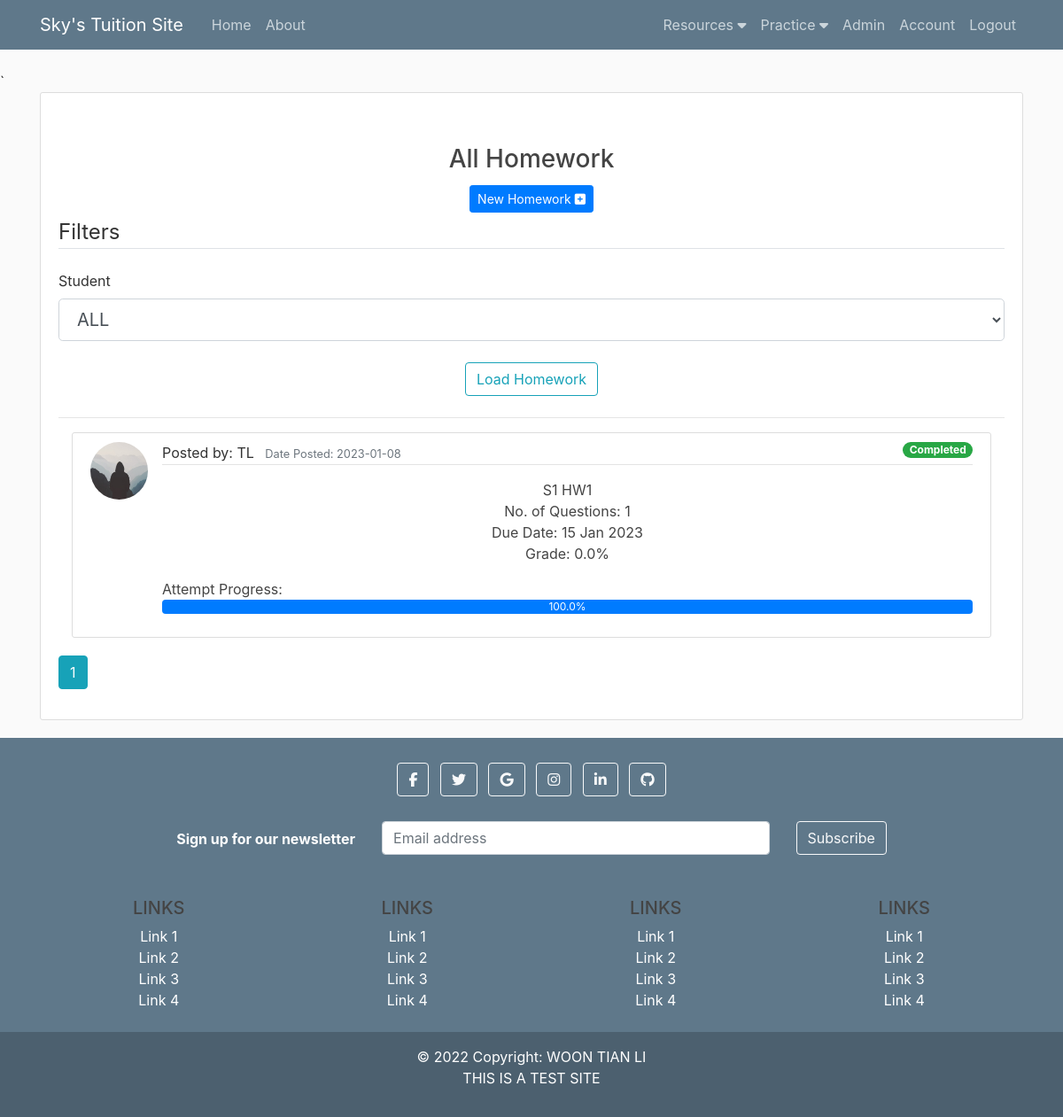
/homework_all/ALL (signed in), run on the app's committed database.
### flaskblog/models.py (models this page shows, shortened)
class Homework(db.Model): #Creating homework table in DB
    id = db.Column(db.Integer, primary_key = True)
    title = db.Column(db.String(100), nullable=False)
    student_id = db.Column(db.Integer, nullable=False)
    deadline = db.Column(db.DateTime, nullable=False, default = datetime.now)
    date_posted = db.Column(db.DateTime, nullable=False, default = datetime.now)
    user_id = db.Column(db.Integer, db.ForeignKey('user.id'), nullable=False) #foreign key links to User table
    questions = db.relationship('Question', backref='hwk', lazy=True)
    workings = db.relationship('Working', backref='hwk', lazy=True)

class User(db.Model, UserMixin): #Creating user table in DB
    id = db.Column(db.Integer, primary_key = True) #ID defined as an integer and to be the primary key)
    username = db.Column(db.String(20), unique=True, nullable=False) #name to be a string, max 20 characters, must be unique, and required, cannot be null
    email = db.Column(db.String(120), unique=True, nullable=False)
    image_file = db.Column(db.String(20), nullable=False, default='default.jpg') #user image defaults to a default.jpg
    password = db.Column(db.String(60), nullable=False)
    account_type = db.Column(db.String(60), nullable=False)
    notes = db.relationship('Note', backref='author', lazy=True)
    homeworks = db.relationship('Homework', backref='author', lazy=True)
    activities = db.relationship('Activity', backref='author', lazy=True)
    topics = db.Column(db.String(1000))
    topics_check = db.Column(db.String(1000))
    description1 = db.Column(db.String(1000))
    date1 = db.Column(db.Date)
    time1 = db.Column(db.Time)
    description2 = db.Column(db.String(1000))
    date2 = db.Column(db.Date)
    time2 = db.Column(db.Time)
    description3 = db.Column(db.String(1000))
    date3 = db.Column(db.Date)
    time3 = db.Column(db.Time)
    description4 = db.Column(db.String(1000))
    date4 = db.Column(db.Date)
    time4 = db.Column(db.Time)
    grade = db.Column(db.String(200))

### flaskblog/homeworks/routes.py (the view)
@homeworks.route("/homework_all/<string:student>", methods=['GET', 'POST'])
@login_required
def homework_all(student="ALL"):
    form = HomeworkFilterForm()
    page = request.args.get('page', 1, type = int)
    if request.method == 'GET' and current_user.account_type == 'Admin':
        users = User.query.filter_by(account_type='User').all()
        users_arr = ['ALL']
        for i in users:
            users_arr.append(i.username)
        form.student.choices = users_arr
        form.student.data = student
        if student == "ALL":
            homeworks = Homework.query.order_by(Homework.date_posted.desc()).paginate(per_page=5, page=page)
        else:
            user = (User.query.filter_by(username=student).first()).id
            homeworks = Homework.query.filter_by(student_id=user).order_by(Homework.date_posted.desc()).paginate(per_page=5, page=page)
    elif request.method == 'GET' and current_user.account_type == 'User':
        homeworks = Homework.query.filter_by(student_id=current_user.id).order_by(Homework.date_posted.desc()).paginate(per_page=5, page=page)
    if request.method == 'POST' and current_user.account_type == 'Admin':
        return redirect(url_for('homeworks.homework_all', student=form.student.data))
    id_arr = []
    for i in homeworks.items:
        id_arr.append(i.id)
    pt_arr = []
    question_count_arr = []
    attempt_percentage_arr = []
    correct_percentage_arr = []
    for i in id_arr:
        question_count_arr.append(Question.query.filter_by(homework_id=i).count())
        pt_arr.append(Working.query.filter_by(homework_id=i, point=0).count())
        if Question.query.filter_by(homework_id=i).count() != 0:
            attempt_percentage_arr.append(round((Working.query.filter_by(homework_id=i).count()/Question.query.filter_by(homework_id=i).count())*100,2))
            total_parts = 0
            wrong_parts = 0
            for j in Question.query.filter_by(homework_id=i).all():
                temp = 0
                for k in j.qn_answer.split(';'):
                    if k != "":
                        total_parts += 1
                        temp += 1
                try:
                    (Working.query.filter_by(question_id=j.id).first()).point
                except:
                    wrong_parts += temp
            for j in Working.query.filter_by(homework_id=i).all():
                wrong_parts += j.point
            correct_percentage_arr.append(round(((total_parts-wrong_parts)/total_parts)*100,2))
        else:
            attempt_percentage_arr.append(0)
            correct_percentage_arr.append(0)
    df = pd.DataFrame({'id': id_arr, 'pt': pt_arr, 'count': question_count_arr, 'attempt_percentage': attempt_percentage_arr, 'correct_percentage': correct_percentage_arr})
    return render_template('homework_all.html', homeworks=homeworks, df=df, form=form, legend="Filters")

### flaskblog/homeworks/forms.py
class HomeworkFilterForm(FlaskForm):
    student = SelectField('Student', coerce=str, validators=[DataRequired()])
    submit = SubmitField('Post')

### flaskblog/models.py (called while the page is built)
@login_manager.user_loader
def load_user(user_id):
    return User.query.get(int(user_id))

### flaskblog/templates/homework_all.html (shortened to what this page needs)
{% extends "layout.html" %}
{% block content %}
<form method="POST" action=""novalidate>
    <div class="content-section" style="min-height:50vh">
        <h3 class="mt-5 text-center">All Homework</h3>
        {% if current_user.account_type == 'Admin' %}
            <div class="container-fluid text-center">
                <a class="btn btn-primary btn-sm mt-1 mb-1" href="{{ url_for('homeworks.new_homework') }}">New Homework <i class="fa-solid fa-square-plus"></i></a>
            </div>
            <legend class="border-bottom mb-4">{{ legend }}</legend>
            <div class="form-row">
                <div class="col">
                    {{ form.student.label(class="form-control-label") }}
                    {% if form.student.errors %}
                        {{ form.student(class="form-control form-control-lg is-invalid") }}
                        <div class="invalid-feedback">
                            {% for error in form.student.errors %}
                                <span>{{ error }}</span>
                            {% endfor %}
                        </div>
                    {% else %}
                        {{ form.student(class="form-control form-control-lg") }}
                    {% endif %}
                </div>
            </div>
            <div class="my-4 text-center">
                <input type="submit" class="btn btn-outline-info" type="reset" name="action" value="Load Homework"/>
            </div>
            <hr>
        {% endif %}
        {% for homework in homeworks.items %}
            <div class="col w-100 my-3">
                <article class="media content-section">
                    <img class="rounded-circle article-img" src="{{ url_for('static', filename='profile_pics/' + homework.author.image_file) }}">
                    <div class="media-body">
                        <div class="article-metadata text-left">
                            <a class="mr-2">Posted by: {{ homework.author.username }}</a>
                            <small class="text-muted">Date Posted: {{ homework.date_posted.strftime('%Y-%m-%d') }}</small>
                            {% if df[df['id']==homework.id]['attempt_percentage'].tolist()[0] == 100 %}
                                <medium><span class="badge badge-pill badge-success float-right">Completed </span></medium>
                            {% elif df[df['id']==homework.id]['attempt_percentage'].tolist()[0] == 0 %}
                                <medium><span class="badge badge-pill badge-danger float-right">New!</span></medium>
                            {% else %}
                                <medium><span class="badge badge-pill badge-warning float-right">In Progress </span></medium>
                            {% endif %}
                        </div>
                        <a class="article-title" href="{{ url_for('homeworks.homework', homework_id=homework.id) }}">
                            <div class="row mt-3">
                                <div class="col-12">
                                    <ul class="list-unstyled">
                                        <li class="text-center">{{ homework.title }}</li>
                                        <li class="text-center">No. of Questions: {{ df[df['id']==homework.id]['count'].tolist()[0] }}</li>
                                        <li class="text-center">Due Date: {{ homework.deadline.strftime("%d %b %Y") }}</li>
                                        <li class="text-center">Grade: {{ df[df['id']==homework.id]['correct_percentage'].tolist()[0] }}%</li>
                                        <li class="mt-3 mb-0 text-left">
                                            <h7 class="text-left">Attempt Progress: </h7>
                                            <div class="progress">
                                                <div class="progress-bar" role="progressbar" aria-valuenow="75" aria-valuemin="0" aria-valuemax="100" style=
                                                "width: {{ df[df['id']==homework.id]['attempt_percentage'].tolist()[0] }}%">{{ df[df['id']==homework.id]['attempt_percentage'].tolist()[0] }}%</div>
                                            </div>
                                        </li>
                                    </ul>
                                </div>
                            </div>
                        </a>
                    </div>
                </article>
            </div>
        {% endfor %}
        {% for page_num in homeworks.iter_pages(left_edge=1, right_edge=1, left_current = 1, right_current=2) %}
            {% if page_num %}
                {% if homeworks.page==page_num %}
                    {% if current_user.account_type == 'Admin' %}
                    <a class="btn btn-info mb-4" href="{{ url_for('homeworks.homework_all', page=page_num, student=form.student.data) }}">{{ page_num }}</a>
                    {% else %}
                    <a class="btn btn-info mb-4" href="{{ url_for('homeworks.homework_all', page=page_num, student='ALL') }}">{{ page_num }}</a>
                    {% endif %}
                {% endif %}
            {% else %}
                ...
            {% endif %}
        {% endfor %}
    </div>
</form>
{% endblock content %}

### flaskblog/static/main.css (style rules this page uses)
body { background: #fafafa; color: #333333; margin-top: 5rem; }
h1, h2, h3, h4, h5, h6 { color: #444444; }
.content-section { background: #ffffff; padding: 10px 20px; border: 1px solid #dddddd; border-radius: 3px; margin-bottom: 20px; }
.article-title { color: #444444; }
.article-img { height: 65px; width: 65px; margin-right: 16px; }
.article-metadata { padding-bottom: 1px; margin-bottom: 4px; border-bottom: 1px solid #e3e3e3 }

### data on the page
Homework: image_file (placeholder picture), author.username "TL", date_posted "2023-01-08", shows "Completed", title "S1 HW1", id "1", deadline "15 Jan 2023", df "0.0", df "100.0"

### other printed values
{{ legend }} "Filters"
{{ page_num }} "1"
